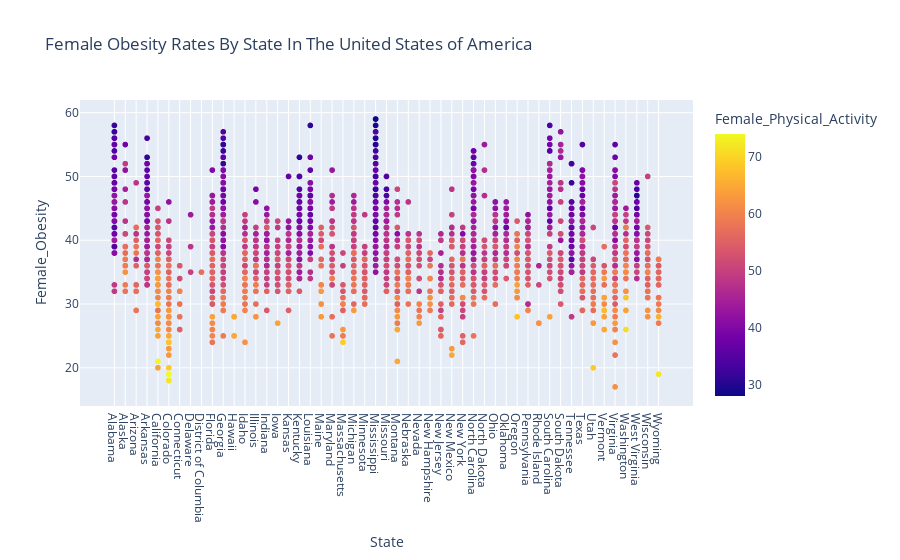

The code cell stored with this chart in its notebook:
### Code cell
state_obesity_rates_female = px.scatter(obesity_rates, title = "Female Obesity Rates By State In The United States of America", x = "State", y = "Female_Obesity",color = "Female_Physical_Activity")
state_obesity_rates_female.update_xaxes(tickmode='linear')

state_obesity_rates_female.show()

### Figure 1 — Plotly figure (JSON) as saved in the notebook; plotly's stock layout.template omitted (floating-point values rounded to 4 significant figures; data arrays with more than 128 entries replaced by an {"elided": "..."} marker saying what was removed)
{"data": [{"hovertemplate": "State=%{x}<br>Female_Obesity=%{y}<br>Female_Physical_Activity=%{marker.color}<extra></extra>", "legendgroup": "", "marker": {"color": {"elided": "3142 int values"}, "coloraxis": "coloraxis", "symbol": "circle"}, "mode": "markers", "name": "", "showlegend": false, "type": "scattergl", "x": {"elided": "3142 str values"}, "xaxis": "x", "y": {"elided": "3142 int values"}, "yaxis": "y"}], "layout": {"coloraxis": {"colorbar": {"title": {"text": "Female_Physical_Activity"}}, "colorscale": [[0, "#0d0887"], [0.1111, "#46039f"], [0.2222, "#7201a8"], [0.3333, "#9c179e"], [0.4444, "#bd3786"], [0.5556, "#d8576b"], [0.6667, "#ed7953"], [0.7778, "#fb9f3a"], [0.8889, "#fdca26"], [1, "#f0f921"]]}, "legend": {"tracegroupgap": 0}, "title": {"text": "Female Obesity Rates By State In The United States of America"}, "xaxis": {"anchor": "y", "domain": [0, 1], "tickmode": "linear", "title": {"text": "State"}}, "yaxis": {"anchor": "x", "domain": [0, 1], "title": {"text": "Female_Obesity"}}}}
